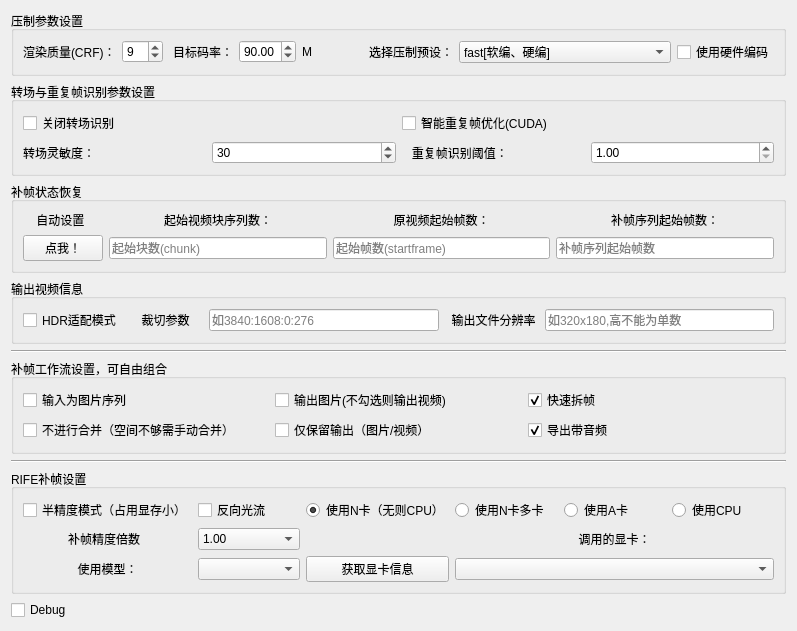
        <widget class="QWidget" name="step2">
         <attribute name="title">
          <string> Step2：选择模式、功能 </string>
         </attribute>
         <layout class="QGridLayout" name="gridLayout_2">
          <item row="0" column="0">
           <layout class="QGridLayout" name="gridLayout_11">
            <item row="2" column="0">
             <widget class="QGroupBox" name="groupBox_3">
              <property name="sizePolicy">
               <sizepolicy hsizetype="Preferred" vsizetype="Expanding">
                <horstretch>0</horstretch>
                <verstretch>0</verstretch>
               </sizepolicy>
              </property>
              <property name="title">
               <string>补帧状态恢复</string>
              </property>
              <layout class="QGridLayout" name="gridLayout_14">
               <item row="0" column="0">
                <layout class="QGridLayout" name="gridLayout_4">
                 <item row="2" column="2">
                  <widget class="QLineEdit" name="StartFrame">
                   <property name="placeholderText">
                    <string>起始帧数(startframe)</string>
                   </property>
                  </widget>
                 </item>
                 <item row="2" column="0">
                  <widget class="QPushButton" name="AutoSet">
                   <property name="text">
                    <string>点我！</string>
                   </property>
                  </widget>
                 </item>
                 <item row="1" column="0">
                  <widget class="QLabel" name="AutoSetReminder">
                   <property name="toolTip">
                    <string>&lt;html&gt;&lt;head/&gt;&lt;body&gt;&lt;p&gt;根据已经生成的视频块信息进行推算，可能存在重复补帧的情况，但不影响最终结果&lt;/p&gt;&lt;/body&gt;&lt;/html&gt;</string>
                   </property>
                   <property name="text">
                    <string>    自动设置    </string>
                   </property>
                  </widget>
                 </item>
                 <item row="2" column="1">
                  <widget class="QLineEdit" name="StartChunk">
                   <property name="placeholderText">
                    <string>起始块数(chunk)</string>
                   </property>
                  </widget>
                 </item>
                 <item row="1" column="4">
                  <widget class="QLabel" name="label_3">
                   <property name="sizePolicy">
                    <sizepolicy hsizetype="Preferred" vsizetype="Maximum">
                     <horstretch>0</horstretch>
                     <verstretch>0</verstretch>
                    </sizepolicy>
                   </property>
                   <property name="toolTip">
                    <string>&lt;html&gt;&lt;head/&gt;&lt;body&gt;&lt;p&gt;假定程序补到原视频的256帧被终止，补帧倍率为x4，则会生成256 * 4 = &lt;span style=&quot; font-weight:600;&quot;&gt;1024&lt;/span&gt;张图片，那么这里要指定1025&lt;/p&gt;&lt;/body&gt;&lt;/html&gt;</string>
                   </property>
                   <property name="text">
                    <string>补帧序列起始帧数：</string>
                   </property>
                   <property name="alignment">
                    <set>Qt::AlignCenter</set>
                   </property>
                  </widget>
                 </item>
                 <item row="1" column="2">
                  <widget class="QLabel" name="label">
                   <property name="sizePolicy">
                    <sizepolicy hsizetype="Preferred" vsizetype="Maximum">
                     <horstretch>0</horstretch>
                     <verstretch>0</verstretch>
                    </sizepolicy>
                   </property>
                   <property name="toolTip">
                    <string>&lt;html&gt;&lt;head/&gt;&lt;body&gt;&lt;p&gt;假如程序补到原视频的第256帧即被终止，那么这里应该指定257&lt;/p&gt;&lt;/body&gt;&lt;/html&gt;</string>
                   </property>
                   <property name="text">
                    <string>原视频起始帧数：</string>
                   </property>
                   <property name="alignment">
                    <set>Qt::AlignCenter</set>
                   </property>
                  </widget>
                 </item>
                 <item row="1" column="1">
                  <widget class="QLabel" name="label_2">
                   <property name="sizePolicy">
                    <sizepolicy hsizetype="Preferred" vsizetype="Maximum">
                     <horstretch>0</horstretch>
                     <verstretch>0</verstretch>
                    </sizepolicy>
                   </property>
                   <property name="toolTip">
                    <string>&lt;html&gt;&lt;head/&gt;&lt;body&gt;&lt;p&gt;起始补帧生成的视频块chunk的编号&lt;/p&gt;&lt;/body&gt;&lt;/html&gt;</string>
                   </property>
                   <property name="text">
                    <string>起始视频块序列数：</string>
                   </property>
                   <property name="alignment">
                    <set>Qt::AlignCenter</set>
                   </property>
                  </widget>
                 </item>
                 <item row="2" column="4">
                  <widget class="QLineEdit" name="StartCntFrame">
                   <property name="placeholderText">
                    <string>补帧序列起始帧数</string>
                   </property>
                  </widget>
                 </item>
                </layout>
               </item>
              </layout>
             </widget>
            </item>
            <item row="0" column="0">
             <widget class="QGroupBox" name="groupBox">
              <property name="sizePolicy">
               <sizepolicy hsizetype="Preferred" vsizetype="Expanding">
                <horstretch>0</horstretch>
                <verstretch>0</verstretch>
               </sizepolicy>
              </property>
              <property name="title">
               <string>压制参数设置</string>
              </property>
              <layout class="QGridLayout" name="gridLayout_12">
               <item row="0" column="0">
                <layout class="QGridLayout" name="gridLayout_3">
                 <item row="0" column="12">
                  <widget class="QComboBox" name="PresetSelector">
                   <property name="sizePolicy">
                    <sizepolicy hsizetype="Expanding" vsizetype="Fixed">
                     <horstretch>0</horstretch>
                     <verstretch>0</verstretch>
                    </sizepolicy>
                   </property>
                   <property name="currentText">
                    <string>fast[软编、硬编]</string>
                   </property>
                   <item>
                    <property name="text">
                     <string>fast[软编、硬编]</string>
                    </property>
                   </item>
                   <item>
                    <property name="text">
                     <string>hq[硬编，高质量]</string>
                    </property>
                   </item>
                   <item>
                    <property name="text">
                     <string>medium[软编、硬编]</string>
                    </property>
                   </item>
                   <item>
                    <property name="text">
                     <string>slow[软编、硬编]</string>
                    </property>
                   </item>
                   <item>
                    <property name="text">
                     <string>veryslow[软编]</string>
                    </property>
                   </item>
                   <item>
                    <property name="text">
                     <string>llhq[硬编，低延迟编码，压缩率低]</string>
                    </property>
                   </item>
                   <item>
                    <property name="text">
                     <string>loseless[硬编，无损]</string>
                    </property>
                   </item>
                  </widget>
                 </item>
                 <item row="0" column="0">
                  <widget class="QLabel" name="CRFReminder">
                   <property name="toolTip">
                    <string>&lt;html&gt;&lt;head/&gt;&lt;body&gt;&lt;p&gt;CRF，恒定质量控制参数&lt;/p&gt;&lt;p&gt;&lt;span style=&quot; font-weight:600;&quot;&gt;取值0~51&lt;/span&gt;&lt;/p&gt;&lt;p&gt;16肉眼分辨不出差距，能看&lt;/p&gt;&lt;p&gt;51最差&lt;/p&gt;&lt;p&gt;该值越小，输出视频文件大小越大&lt;/p&gt;&lt;p&gt;&lt;span style=&quot; font-weight:600;&quot;&gt;默认9&lt;/span&gt;&lt;/p&gt;&lt;/body&gt;&lt;/html&gt;</string>
                   </property>
                   <property name="whatsThis">
                    <string>&lt;html&gt;&lt;head/&gt;&lt;body&gt;&lt;p&gt;0~51&lt;/p&gt;&lt;p&gt;16肉眼分辨不出差距，能看&lt;/p&gt;&lt;p&gt;51最差&lt;/p&gt;&lt;p&gt;默认9&lt;/p&gt;&lt;/body&gt;&lt;/html&gt;</string>
                   </property>
                   <property name="text">
                    <string>渲染质量(CRF)：</string>
                   </property>
                  </widget>
                 </item>
                 <item row="0" column="13">
                  <widget class="QCheckBox" name="HwaccelChecker">
                   <property name="toolTip">
                    <string>&lt;html&gt;&lt;head/&gt;&lt;body&gt;&lt;p&gt;使用&lt;span style=&quot; font-weight:600;&quot;&gt;ffmpeg&lt;/span&gt;的hevc_nvenc或h264_nvenc编码器压制中间产品及成品&lt;/p&gt;&lt;/body&gt;&lt;/html&gt;</string>
                   </property>
                   <property name="text">
                    <string>使用硬件编码</string>
                   </property>
                  </widget>
                 </item>
                 <item row="0" column="2">
                  <widget class="QLabel" name="TargetBitrateReminder">
                   <property name="toolTip">
                    <string>&lt;html&gt;&lt;head/&gt;&lt;body&gt;&lt;p&gt;1080p蓝光50M&lt;/p&gt;&lt;p&gt;4K蓝光60~90M&lt;/p&gt;&lt;p&gt;线上4K：20M&lt;/p&gt;&lt;p&gt;B站发布：20~40M（&lt;span style=&quot; font-weight:600;&quot;&gt;反正也会被二压&lt;/span&gt;）&lt;/p&gt;&lt;/body&gt;&lt;/html&gt;</string>
                   </property>
                   <property name="text">
                    <string> 目标码率：</string>
                   </property>
                   <property name="alignment">
                    <set>Qt::AlignRight|Qt::AlignTrailing|Qt::AlignVCenter</set>
                   </property>
                  </widget>
                 </item>
                 <item row="0" column="3">
                  <widget class="QDoubleSpinBox" name="BitrateSelector">
                   <property name="value">
                    <double>90.000000000000000</double>
                   </property>
                  </widget>
                 </item>
                 <item row="0" column="4">
                  <widget class="QLabel" name="TargetBitrateMeasure">
                   <property name="text">
                    <string>M </string>
                   </property>
                  </widget>
                 </item>
                 <item row="0" column="1">
                  <widget class="QSpinBox" name="CRFSelector">
                   <property name="minimum">
                    <number>1</number>
                   </property>
                   <property name="maximum">
                    <number>51</number>
                   </property>
                   <property name="value">
                    <number>9</number>
                   </property>
                  </widget>
                 </item>
                 <item row="0" column="11">
                  <widget class="QLabel" name="PresetReminder">
                   <property name="toolTip">
                    <string>&lt;html&gt;&lt;head/&gt;&lt;body&gt;&lt;p&gt;硬编：GPU压制，只有勾选硬件编码才能使用&lt;/p&gt;&lt;p&gt;软编：CPU压制，速度慢，但是质量可能比硬件编码好一丢丢（虽然大量的SSIM对比实验结果表面当今硬件编码质量与CPU编码不分伯仲）&lt;/p&gt;&lt;p&gt;&lt;br/&gt;&lt;/p&gt;&lt;p&gt;&lt;span style=&quot; font-weight:600;&quot;&gt;注意：软编可以直接压入HDR10数据，现阶段的硬编不行&lt;/span&gt;&lt;/p&gt;&lt;/body&gt;&lt;/html&gt;</string>
                   </property>
                   <property name="text">
                    <string>  选择压制预设：</string>
                   </property>
                   <property name="alignment">
                    <set>Qt::AlignRight|Qt::AlignTrailing|Qt::AlignVCenter</set>
                   </property>
                  </widget>
                 </item>
                 <item row="0" column="5">
                  <spacer name="horizontalSpacer_2">
                   <property name="orientation">
                    <enum>Qt::Horizontal</enum>
                   </property>
                   <property name="sizeHint" stdset="0">
                    <size>
                     <width>40</width>
                     <height>20</height>
                    </size>
                   </property>
                  </spacer>
                 </item>
                </layout>
               </item>
              </layout>
             </widget>
            </item>
            <item row="1" column="0">
             <widget class="QGroupBox" name="groupBox_2">
              <property name="sizePolicy">
               <sizepolicy hsizetype="Preferred" vsizetype="Expanding">
                <horstretch>0</horstretch>
                <verstretch>0</verstretch>
               </sizepolicy>
              </property>
              <property name="title">
               <string>转场与重复帧识别参数设置</string>
              </property>
              <layout class="QGridLayout" name="gridLayout_13">
               <item row="0" column="0">
                <layout class="QGridLayout" name="gridLayout_15">
                 <item row="1" column="3">
                  <widget class="QLabel" name="label_4">
                   <property name="toolTip">
                    <string>&lt;html&gt;&lt;head/&gt;&lt;body&gt;&lt;p&gt;删除并补足素材出现的&lt;span style=&quot; font-weight:600;&quot;&gt;重复帧&lt;/span&gt;， 只推荐对10s以上的&lt;span style=&quot; font-weight:600;&quot;&gt;纯片段&lt;/span&gt;（非长片）使用，有音画不同步风险，&lt;/p&gt;&lt;p&gt;该取值推荐&lt;span style=&quot; font-weight:600;&quot;&gt;0.1~4&lt;/span&gt;&lt;/p&gt;&lt;/body&gt;&lt;/html&gt;</string>
                   </property>
                   <property name="text">
                    <string>   重复帧识别阈值：</string>
                   </property>
                  </widget>
                 </item>
                 <item row="1" column="4">
                  <widget class="QDoubleSpinBox" name="DupFramesTSelector">
                   <property name="minimum">
                    <double>1.000000000000000</double>
                   </property>
                   <property name="maximum">
                    <double>5.000000000000000</double>
                   </property>
                  </widget>
                 </item>
                 <item row="1" column="1">
                  <widget class="QSpinBox" name="ScdetSelector">
                   <property name="sizePolicy">
                    <sizepolicy hsizetype="Minimum" vsizetype="Fixed">
                     <horstretch>0</horstretch>
                     <verstretch>0</verstretch>
                    </sizepolicy>
                   </property>
                   <property name="minimum">
                    <number>10</number>
                   </property>
                   <property name="value">
                    <number>30</number>
                   </property>
                  </widget>
                 </item>
                 <item row="1" column="0">
                  <widget class="QLabel" name="ScdetReminder">
                   <property name="toolTip">
                    <string>&lt;html&gt;&lt;head/&gt;&lt;body&gt;&lt;p&gt;&lt;span style=&quot; font-weight:600;&quot;&gt;建议取值25~60&lt;/span&gt;&lt;/p&gt;&lt;p&gt;3D素材（有景深的画面）选20~30&lt;/p&gt;&lt;p&gt;2D素材（平面，如2D动画）选20以下&lt;/p&gt;&lt;/body&gt;&lt;/html&gt;</string>
                   </property>
                   <property name="text">
                    <string>转场灵敏度：</string>
                   </property>
                   <property name="alignment">
                    <set>Qt::AlignLeading|Qt::AlignLeft|Qt::AlignVCenter</set>
                   </property>
                  </widget>
                 </item>
                 <item row="0" column="0">
                  <widget class="QCheckBox" name="CloseScedetChecker">
                   <property name="toolTip">
                    <string>&lt;html&gt;&lt;head/&gt;&lt;body&gt;&lt;p&gt;在拆帧过程中去除&lt;span style=&quot; font-weight:600;&quot;&gt;一拍二、一拍三&lt;/span&gt;等作品的重复帧以使最终成品流畅性更佳&lt;/p&gt;&lt;p&gt;最高支持一拍八的作品&lt;/p&gt;&lt;p&gt;拆帧过程速度会下降20%&lt;/p&gt;&lt;p&gt;最终导出画质可能会有所下降&lt;/p&gt;&lt;/body&gt;&lt;/html&gt;</string>
                   </property>
                   <property name="text">
                    <string>关闭转场识别</string>
                   </property>
                  </widget>
                 </item>
                 <item row="0" column="3">
                  <widget class="QCheckBox" name="DupRmChecker">
                   <property name="toolTip">
                    <string>&lt;html&gt;&lt;head/&gt;&lt;body&gt;&lt;p&gt;在拆帧过程中去除&lt;span style=&quot; font-weight:600;&quot;&gt;一拍二、一拍三&lt;/span&gt;等作品的重复帧以使最终成品流畅性更佳&lt;/p&gt;&lt;p&gt;最高支持一拍八的作品&lt;/p&gt;&lt;p&gt;拆帧过程速度会下降20%&lt;/p&gt;&lt;p&gt;最终导出画质可能会有所下降&lt;/p&gt;&lt;p&gt;&lt;span style=&quot; font-weight:600;&quot;&gt;只推荐片段补帧，有导出结果音画不同步风险&lt;/span&gt;&lt;/p&gt;&lt;/body&gt;&lt;/html&gt;</string>
                   </property>
                   <property name="text">
                    <string>智能重复帧优化(CUDA)</string>
                   </property>
                  </widget>
                 </item>
                </layout>
               </item>
              </layout>
             </widget>
            </item>
            <item row="8" column="0">
             <widget class="QCheckBox" name="DebugChecker">
              <property name="text">
               <string>Debug</string>
              </property>
             </widget>
            </item>
            <item row="3" column="0">
             <widget class="QGroupBox" name="groupBox_4">
              <property name="sizePolicy">
               <sizepolicy hsizetype="Preferred" vsizetype="Expanding">
                <horstretch>0</horstretch>
                <verstretch>0</verstretch>
               </sizepolicy>
              </property>
              <property name="title">
               <string>输出视频信息</string>
              </property>
              <layout class="QGridLayout" name="gridLayout_20">
               <item row="0" column="0">
                <layout class="QGridLayout" name="gridLayout_5">
                 <item row="0" column="3">
                  <widget class="QLabel" name="ResizeReminder">
                   <property name="text">
                    <string>  输出文件分辨率 </string>
                   </property>
                  </widget>
                 </item>
                 <item row="0" column="4">
                  <widget class="QLineEdit" name="ResizeSettings">
                   <property name="placeholderText">
                    <string>如320x180,高不能为单数</string>
                   </property>
                  </widget>
                 </item>
                 <item row="0" column="1">
                  <widget class="QLabel" name="CropReminder">
                   <property name="toolTip">
                    <string>&lt;html&gt;&lt;head/&gt;&lt;body&gt;&lt;p&gt;对于一个分辨率为3840x2160的素材，假定它上下有276个像素的黑边，那么裁切参数应为3840:(3840-276*2):0:276=&lt;span style=&quot; font-weight:600;&quot;&gt;3840:1608:0:276&lt;/span&gt;，&lt;/p&gt;&lt;p&gt;其中处于第三个位置的0是竖直裁切方式，推导方式类似&lt;/p&gt;&lt;/body&gt;&lt;/html&gt;</string>
                   </property>
                   <property name="text">
                    <string>    裁切参数    </string>
                   </property>
                   <property name="alignment">
                    <set>Qt::AlignCenter</set>
                   </property>
                  </widget>
                 </item>
                 <item row="0" column="0">
                  <widget class="QCheckBox" name="HDRChecker">
                   <property name="toolTip">
                    <string>&lt;html&gt;&lt;head/&gt;&lt;body&gt;&lt;p&gt;将最终压制模式切换到适合带有&lt;span style=&quot; font-weight:600;&quot;&gt;HDR&lt;/span&gt;内容素材的情况&lt;/p&gt;&lt;p&gt;&lt;br/&gt;&lt;/p&gt;&lt;/body&gt;&lt;/html&gt;</string>
                   </property>
                   <property name="text">
                    <string>HDR适配模式</string>
                   </property>
                  </widget>
                 </item>
                 <item row="0" column="2">
                  <widget class="QLineEdit" name="CropSettings">
                   <property name="toolTip">
                    <string>&lt;html&gt;&lt;head/&gt;&lt;body&gt;&lt;p&gt;ffmpeg的裁切参数，&lt;span style=&quot; font-weight:600;&quot;&gt;裁切后的视频宽:裁切后的视频高:左右各裁切的像素数:上下各裁切的像素数&lt;/span&gt;，支持ffmpeg自定义参数（iw，ih等）（代码注入的好机会噢~）&lt;/p&gt;&lt;/body&gt;&lt;/html&gt;</string>
                   </property>
                   <property name="placeholderText">
                    <string>如3840:1608:0:276</string>
                   </property>
                  </widget>
                 </item>
                </layout>
               </item>
              </layout>
             </widget>
            </item>
            <item row="6" column="0">
             <widget class="Line" name="line">
              <property name="orientation">
               <enum>Qt::Horizontal</enum>
              </property>
             </widget>
            </item>
            <item row="4" column="0">
             <widget class="Line" name="line_2">
              <property name="orientation">
               <enum>Qt::Horizontal</enum>
              </property>
             </widget>
            </item>
            <item row="7" column="0">
             <widget class="QGroupBox" name="groupBox_6">
              <property name="sizePolicy">
               <sizepolicy hsizetype="Preferred" vsizetype="Expanding">
                <horstretch>0</horstretch>
                <verstretch>0</verstretch>
               </sizepolicy>
              </property>
              <property name="title">
               <string>RIFE补帧设置</string>
              </property>
              <layout class="QGridLayout" name="gridLayout_22">
               <item row="0" column="0">
                <layout class="QGridLayout" name="gridLayout_7">
                 <item row="2" column="0">
                  <widget class="QLabel" name="label_5">
                   <property name="toolTip">
                    <string>&lt;html&gt;&lt;head/&gt;&lt;body&gt;&lt;p&gt;默认情况下内置2.1~2.4四种模型&lt;/p&gt;&lt;p&gt;&lt;span style=&quot; font-weight:600;&quot;&gt;2.4&lt;/span&gt;对2D素材做了专门优化&lt;/p&gt;&lt;p&gt;&lt;span style=&quot; font-weight:600;&quot;&gt;2.2~2.3&lt;/span&gt;对3D素材处理较好&lt;/p&gt;&lt;/body&gt;&lt;/html&gt;</string>
                   </property>
                   <property name="text">
                    <string>使用模型：</string>
                   </property>
                   <property name="alignment">
                    <set>Qt::AlignCenter</set>
                   </property>
                  </widget>
                 </item>
                 <item row="1" column="0">
                  <widget class="QLabel" name="InterpScaleReminder">
                   <property name="toolTip">
                    <string>&lt;html&gt;&lt;head/&gt;&lt;body&gt;&lt;p&gt;对分辨率较小的素材进行补帧，这个值要拉大：&lt;span style=&quot; font-weight:600;&quot;&gt;2.0~4.0&lt;/span&gt;&lt;/p&gt;&lt;p&gt;可减小对有大量花纹的画面补帧出现的坏帧情况&lt;/p&gt;&lt;p&gt;对4K视频补帧推荐取值&lt;span style=&quot; font-weight:600;&quot;&gt;0.5&lt;/span&gt;&lt;/p&gt;&lt;/body&gt;&lt;/html&gt;</string>
                   </property>
                   <property name="text">
                    <string>补帧精度倍数  </string>
                   </property>
                   <property name="alignment">
                    <set>Qt::AlignCenter</set>
                   </property>
                  </widget>
                 </item>
                 <item row="0" column="0">
                  <widget class="QCheckBox" name="FP16Checker">
                   <property name="acceptDrops">
                    <bool>true</bool>
                   </property>
                   <property name="toolTip">
                    <string>&lt;html&gt;&lt;head/&gt;&lt;body&gt;&lt;p&gt;处理高分辨率视频时，勾选此项可能会导致画面抖动&lt;/p&gt;&lt;/body&gt;&lt;/html&gt;</string>
                   </property>
                   <property name="text">
                    <string>半精度模式（占用显存小）</string>
                   </property>
                  </widget>
                 </item>
                 <item row="1" column="1">
                  <widget class="QComboBox" name="InterpScaleSelector">
                   <property name="currentText">
                    <string>1.00</string>
                   </property>
                   <item>
                    <property name="text">
                     <string>1.00</string>
                    </property>
                   </item>
                   <item>
                    <property name="text">
                     <string>0.25</string>
                    </property>
                   </item>
                   <item>
                    <property name="text">
                     <string>0.50</string>
                    </property>
                   </item>
                   <item>
                    <property name="text">
                     <string>2.00</string>
                    </property>
                   </item>
                   <item>
                    <property name="text">
                     <string>4.00</string>
                    </property>
                   </item>
                  </widget>
                 </item>
                 <item row="0" column="1">
                  <widget class="QCheckBox" name="ReverseChecker">
                   <property name="toolTip">
                    <string>&lt;html&gt;&lt;head/&gt;&lt;body&gt;&lt;p&gt;将前一张图片作为补帧的参考，即，&lt;span style=&quot; font-weight:600;&quot;&gt;从后向前补&lt;/span&gt;。&lt;/p&gt;&lt;p&gt;会比正向光流更流畅，但会严重影响3D动画补帧的高速运动的画面质量&lt;/p&gt;&lt;/body&gt;&lt;/html&gt;</string>
                   </property>
                   <property name="text">
                    <string>反向光流</string>
                   </property>
                  </widget>
                 </item>
                 <item row="0" column="7">
                  <widget class="QRadioButton" name="UseCPUButton">
                   <property name="text">
                    <string>使用CPU</string>
                   </property>
                   <property name="checkable">
                    <bool>false</bool>
                   </property>
                   <property name="checked">
                    <bool>false</bool>
                   </property>
                  </widget>
                 </item>
                 <item row="0" column="6">
                  <widget class="QRadioButton" name="UseNCNNButton">
                   <property name="text">
                    <string>使用A卡</string>
                   </property>
                   <property name="checkable">
                    <bool>false</bool>
                   </property>
                   <property name="checked">
                    <bool>false</bool>
                   </property>
                  </widget>
                 </item>
                 <item row="0" column="5">
                  <widget class="QRadioButton" name="UseMultiCUDAButton">
                   <property name="text">
                    <string>使用N卡多卡</string>
                   </property>
                   <property name="checkable">
                    <bool>false</bool>
                   </property>
                  </widget>
                 </item>
                 <item row="0" column="4">
                  <widget class="QRadioButton" name="UseCUDAButton">
                   <property name="text">
                    <string>使用N卡（无则CPU）</string>
                   </property>
                   <property name="checked">
                    <bool>true</bool>
                   </property>
                  </widget>
                 </item>
                 <item row="2" column="1">
                  <widget class="QComboBox" name="ModuleSelector"/>
                 </item>
                 <item row="1" column="5" colspan="3">
                  <widget class="QLabel" name="label_6">
                   <property name="text">
                    <string>调用的显卡：</string>
                   </property>
                   <property name="alignment">
                    <set>Qt::AlignCenter</set>
                   </property>
                  </widget>
                 </item>
                 <item row="2" column="5" colspan="3">
                  <widget class="QComboBox" name="DiscreteCardSelector"/>
                 </item>
                 <item row="2" column="4">
                  <widget class="QPushButton" name="GPUInfoButton">
                   <property name="toolTip">
                    <string>&lt;html&gt;&lt;head/&gt;&lt;body&gt;&lt;p&gt;同时获得显卡信息和模型存储情况&lt;/p&gt;&lt;p&gt;优先点击！&lt;/p&gt;&lt;p&gt;如遇到问题请联系开发者&lt;/p&gt;&lt;/body&gt;&lt;/html&gt;</string>
                   </property>
                   <property name="text">
                    <string>获取显卡信息</string>
                   </property>
                  </widget>
                 </item>
                </layout>
               </item>
              </layout>
             </widget>
            </item>
            <item row="5" column="0">
             <widget class="QGroupBox" name="groupBox_5">
              <property name="sizePolicy">
               <sizepolicy hsizetype="Preferred" vsizetype="Expanding">
                <horstretch>0</horstretch>
                <verstretch>0</verstretch>
               </sizepolicy>
              </property>
              <property name="title">
               <string>补帧工作流设置，可自由组合</string>
              </property>
              <layout class="QGridLayout" name="gridLayout_21">
               <item row="0" column="2">
                <widget class="QCheckBox" name="QuickExtractChecker">
                 <property name="toolTip">
                  <string>&lt;html&gt;&lt;head/&gt;&lt;body&gt;&lt;p&gt;使用ffmpeg内置视频导出图片算法，速度稍快，但可能出现颜色偏差&lt;/p&gt;&lt;/body&gt;&lt;/html&gt;</string>
                 </property>
                 <property name="text">
                  <string>快速拆帧</string>
                 </property>
                 <property name="checked">
                  <bool>true</bool>
                 </property>
                </widget>
               </item>
               <item row="0" column="1">
                <widget class="QCheckBox" name="ImgOutputChecker">
                 <property name="toolTip">
                  <string>&lt;html&gt;&lt;head/&gt;&lt;body&gt;&lt;p&gt;输出为图片序列&lt;/p&gt;&lt;p&gt;&lt;span style=&quot; font-weight:600;&quot;&gt;命名格式:0&amp;gt;8d,如 00000008.png&lt;/span&gt;&lt;/p&gt;&lt;/body&gt;&lt;/html&gt;</string>
                 </property>
                 <property name="text">
                  <string>输出图片(不勾选则输出视频)</string>
                 </property>
                </widget>
               </item>
               <item row="0" column="0">
                <widget class="QCheckBox" name="ImgInputChecker">
                 <property name="toolTip">
                  <string>&lt;html&gt;&lt;head/&gt;&lt;body&gt;&lt;p&gt;输入为图片序列，&lt;/p&gt;&lt;p&gt;经过补帧后可生成图片序列或视频&lt;/p&gt;&lt;p&gt;按照默认排序方法排序（注意1、10、11、12...的情况，推荐前缀以0补齐的文件名序列，如000000、000001、000002等）&lt;/p&gt;&lt;/body&gt;&lt;/html&gt;</string>
                 </property>
                 <property name="text">
                  <string>输入为图片序列</string>
                 </property>
                </widget>
               </item>
               <item row="1" column="0">
                <widget class="QCheckBox" name="NoConcatChecker">
                 <property name="toolTip">
                  <string>&lt;html&gt;&lt;head/&gt;&lt;body&gt;&lt;p&gt;补帧大型项目时&lt;/p&gt;&lt;p&gt;若磁盘空间不足以放置所有分段的合并结果（即磁盘空间小于&lt;span style=&quot; font-weight:600;&quot;&gt;所有chunk分段大小之和&lt;/span&gt;的两倍），则可选择此项以便日后手动合并&lt;/p&gt;&lt;/body&gt;&lt;/html&gt;</string>
                 </property>
                 <property name="text">
                  <string>不进行合并（空间不够需手动合并）</string>
                 </property>
                </widget>
               </item>
               <item row="1" column="1">
                <widget class="QCheckBox" name="OutputOnlyChecker">
                 <property name="text">
                  <string>仅保留输出（图片/视频）</string>
                 </property>
                </widget>
               </item>
               <item row="1" column="2">
                <widget class="QCheckBox" name="SaveAudioChecker">
                 <property name="text">
                  <string>导出带音频</string>
                 </property>
                 <property name="checked">
                  <bool>true</bool>
                 </property>
                </widget>
               </item>
              </layout>
             </widget>
            </item>
           </layout>
          </item>
         </layout>
        </widget>
